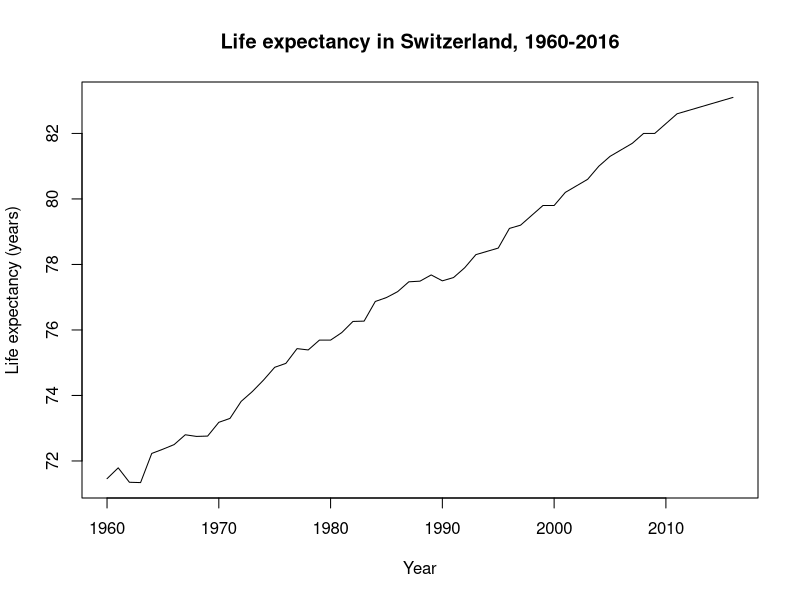
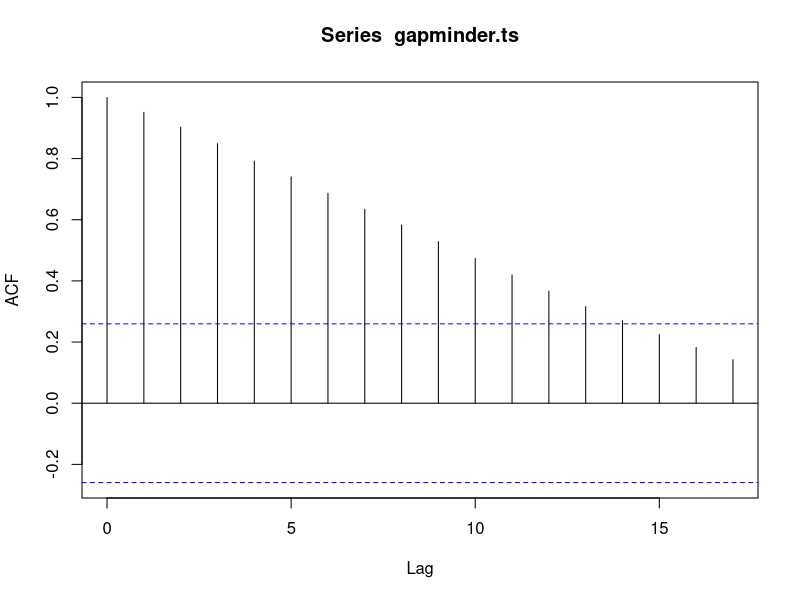

Here is the R script that generated these plots, in order:
## ---- chunk 1
knitr::opts_chunk$set(echo = TRUE, dev = "svg")
## ---- chunk 2
library(tidyverse)
library(knitr)
library(dslabs)
## ---- chunk 3
str(gapminder)
## ---- chunk 4
gapminder.filtered <- gapminder %>% 
  filter(country == "Switzerland") %>% 
  select(year, life_expectancy)
str(gapminder.filtered)
kable(head(gapminder.filtered))
## ---- chunk 5
gapminder.ts <- ts(gapminder.filtered$life_expectancy, 1960, 2016)
ts.plot(gapminder.ts, xlab = "Year", ylab = "Life expectancy (years)", 
        main = "Life expectancy in Switzerland, 1960-2016")
## ---- chunk 6
acf(gapminder.ts)
## ---- chunk 7
gapminder.ar <- arima(gapminder.ts, order = c(1, 0, 0))
predict(gapminder.ar, n.ahead = 10)
## ---- chunk 8
gapminder.ma <- arima(gapminder.ts, order = c(0, 0, 1))
predict(gapminder.ma, n.ahead = 10)
